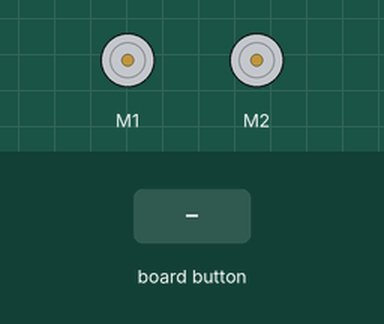
Bench run of a program on a simulated Raspberry Pi (BCM pin numbers) with an Explorer HAT. Parts: 2 × DC motor (green arrow = forward, orange = backward, longer = faster). The inputs (shaded band) are chosen by the test bench. Motors are numbered in the order the program creates them (left before right in a Robot); the buttons are places on the Blue Dot phone app.

Above: at 1.2 s.
1.3 s: button top pressed
At 1.37 s:
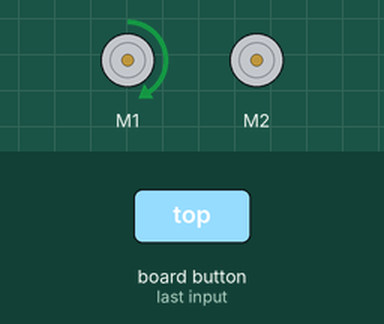
2.9 s: button bottom pressed
At 2.97 s:
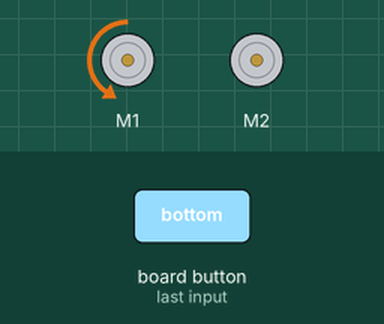
4.5 s: button left pressed
At 4.57 s:
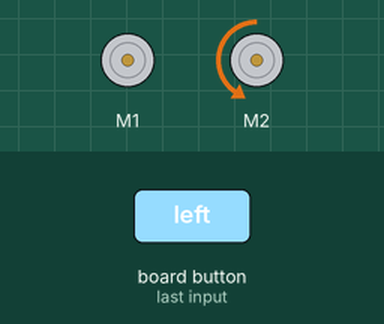
6.1 s: button right pressed
At 6.17 s:
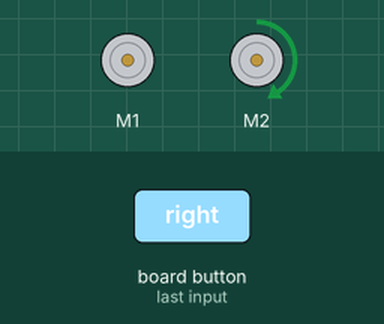
7.7 s: button top pressed
At 9.2 s:
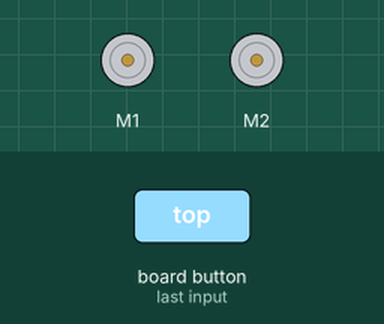
Timing chart, 0 to 10.3 s (numbered marks = the images above; inputs shaded):
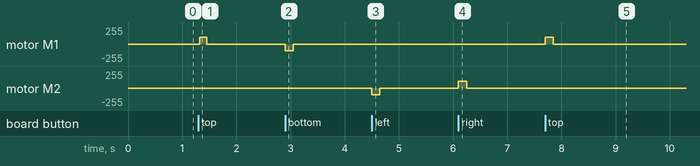

Measured:
- after the input at 1.3 s, motor M1: stopped → forward 102/255 at once, → stopped 0.13 s later
- after the input at 2.9 s, motor M1: stopped → backward 102/255 at once, → stopped 0.15 s later
- after the input at 4.5 s, motor M2: stopped → backward 102/255 at once, → stopped 0.15 s later
- after the input at 6.1 s, motor M2: stopped → forward 102/255 at once, → stopped 0.15 s later
- after the input at 7.7 s, motor M1: stopped → forward 102/255 at once, → stopped 0.15 s later

The program:

cameraGyro.py
```python
from bluedot import BlueDot
from signal import pause
import explorerhat

speed = 40
i = speed

def dpad(pos):
    if pos.top:
        explorerhat.motor.one.forwards(speed)
    elif pos.bottom:
        explorerhat.motor.one.backwards(speed)
    elif pos.left:
        explorerhat.motor.two.backwards(speed)
    elif pos.right:
        explorerhat.motor.two.forwards(speed)

def stop():
    explorerhat.motor.stop()
    #print("motor stopped")


bd = BlueDot()
bd.when_pressed = dpad
bd.when_moved = dpad
bd.when_released = stop

pause()
```
